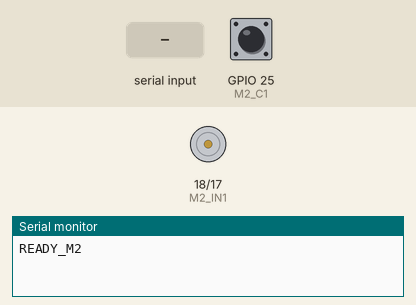
Bench run of a sketch on a simulated ESP32. On the bench: motor-driver pin pairs drawn as motors (green arrow = first pin HIGH = forward, orange = second pin HIGH = backward, longer = more drive), the last lines printed to the serial monitor. The inputs (shaded band) are chosen by the test bench; at power-on: GPIO 25 (M2_C1) HIGH.

Above: at 1.2 s.
1.3 s: "1" received over Serial
At 2.5 s:
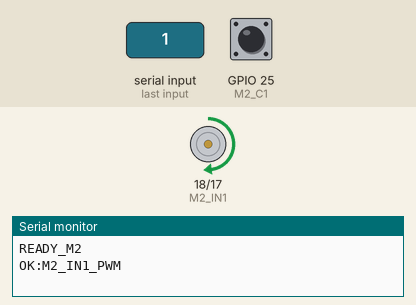
2.8 s: "2" received over Serial
At 3.7 s:
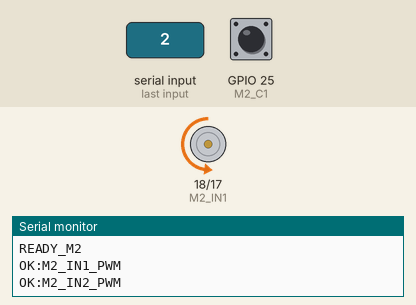
4.3 s: "S" received over Serial
At 4.9 s:
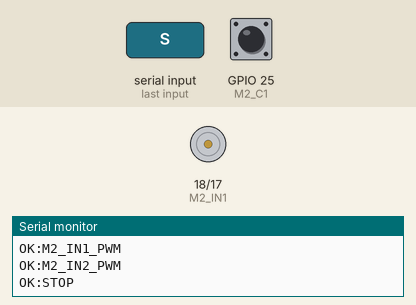
Timing chart, 0 to 7.3 s (numbered marks = the images above; inputs shaded):
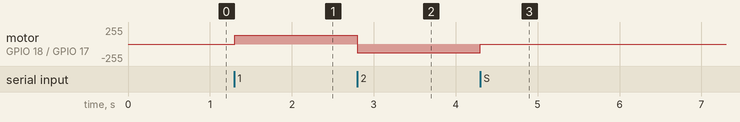

The sketch:

sketch_test_motor2.ino
```cpp
/*
 * TEST AUTOMATIZADO - MOTOR 2 (FÉMUR - N20 + DRV8876)
 * Pines según arquitectura:
 * Pin IN1 = D18 (GPIO 18)
 * Pin IN2 = D17 (GPIO 17)
 * Pin CS  = 39  (VN / ADC1_CH3)
 * Encoders: C1 = D25 (GPIO 25), C2 = D26 (GPIO 26)
 */

const int M2_IN1 = 18;
const int M2_IN2 = 17;
const int M2_CS  = 39; // VN (ADC1)
const int M2_C1  = 25;
const int M2_C2  = 26;

volatile long ticksM2 = 0;

void IRAM_ATTR isrM2() {
  if (digitalRead(M2_C2) == HIGH) ticksM2++; else ticksM2--;
}

void setup() {
  Serial.begin(115200);
  pinMode(M2_IN1, OUTPUT);
  pinMode(M2_IN2, OUTPUT);
  freno();

  pinMode(M2_C1, INPUT_PULLUP);
  pinMode(M2_C2, INPUT_PULLUP);
  attachInterrupt(digitalPinToInterrupt(M2_C1), isrM2, RISING);

  Serial.println("READY_M2");
}

void freno() {
  analogWrite(M2_IN1, 0);
  digitalWrite(M2_IN1, LOW);
  analogWrite(M2_IN2, 0);
  digitalWrite(M2_IN2, LOW);
}

void loop() {
  if (Serial.available() > 0) {
    char cmd = Serial.read();

    // 1. Sentido A (IN1 = PWM, IN2 = LOW)
    if (cmd == '1') {
      digitalWrite(M2_IN2, LOW);
      analogWrite(M2_IN1, 130);
      Serial.println("OK:M2_IN1_PWM");
    }
    // 2. Sentido B (IN1 = LOW, IN2 = PWM)
    else if (cmd == '2') {
      digitalWrite(M2_IN1, LOW);
      analogWrite(M2_IN2, 130);
      Serial.println("OK:M2_IN2_PWM");
    }
    else if (cmd == 'S') { // Freno
      freno();
      Serial.println("OK:STOP");
    }
    else if (cmd == 'Z') { // Reset ticks
      ticksM2 = 0;
      Serial.println("OK:ZERO");
    }
    else if (cmd == 'T') { // Telemetria
      int csVal = analogRead(M2_CS);
      Serial.printf("DATA:%ld,%d\n", ticksM2, csVal);
    }
    else if (cmd == 'P') {
      Serial.println("PONG");
    }
  }
}
```

Measured:
- after the input at 1.3 s, motor on GPIO 18 (M2_IN1) / GPIO 17 (M2_IN2): stopped → forward 130/255 at once
- after the input at 2.8 s, motor on GPIO 18 (M2_IN1) / GPIO 17 (M2_IN2): forward 130/255 → backward 130/255 at once
- after the input at 4.3 s, motor on GPIO 18 (M2_IN1) / GPIO 17 (M2_IN2): backward 130/255 → stopped at once
